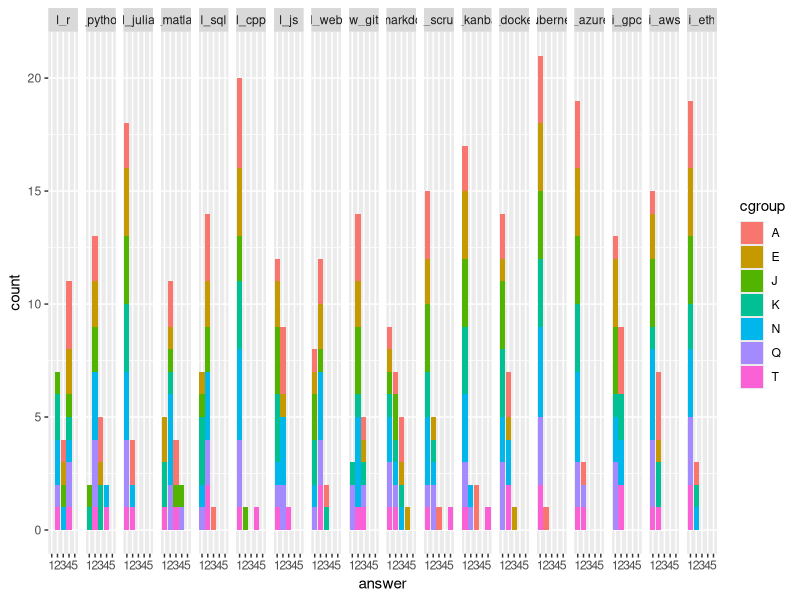

The R source for this figure:
# Queens: Task4 

# Load data (separated by semicolon)
data_survey <- read.csv("intro-survey.csv", sep=";")
View(data_survey)

# --------------------------------------------
# Part1: Descriptive statistics
# --------------------------------------------

# How many students participated in survey
number_participants <- length(unique(data_survey$id))
number_groups <- length(unique(data_survey$cgroup))

# Summary statistics for each answer
numerical_variables <- colnames(data_survey)[-c(1,2,21,22)]
descriptive_stats <- summary(data_survey[,numerical_variables])

# --------------------------------------------
# Part2: Figures
# --------------------------------------------
library(ggplot2)
library(reshape2)

# Long form
data_survey_melted <- melt(data_survey[,-c(2,21)], id.vars=c("id", "cgroup"))

# Barplot
plot_overview <- ggplot(data=data_survey_melted, aes(x=factor(value), fill=cgroup))+
  labs(x="answer")+
  geom_bar()+
  facet_grid(. ~ variable)

# --------------------------------------------
# End
# --------------------------------------------